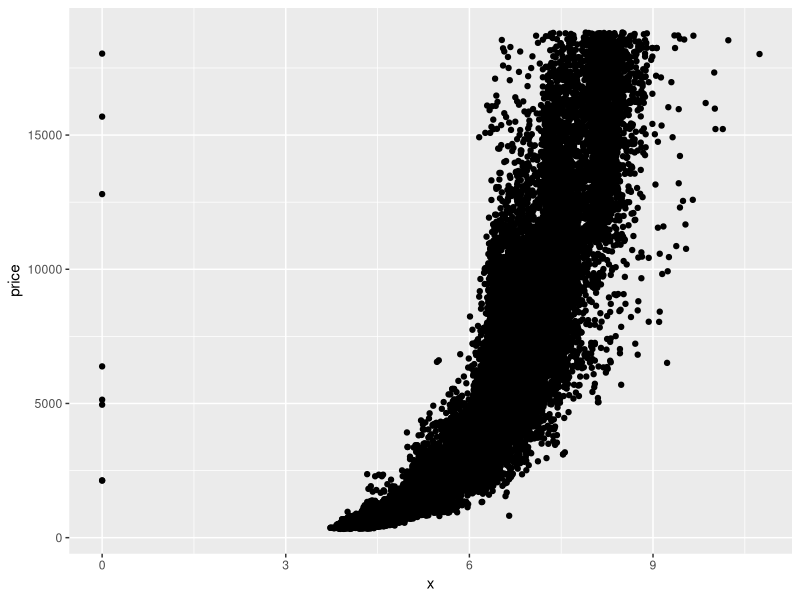
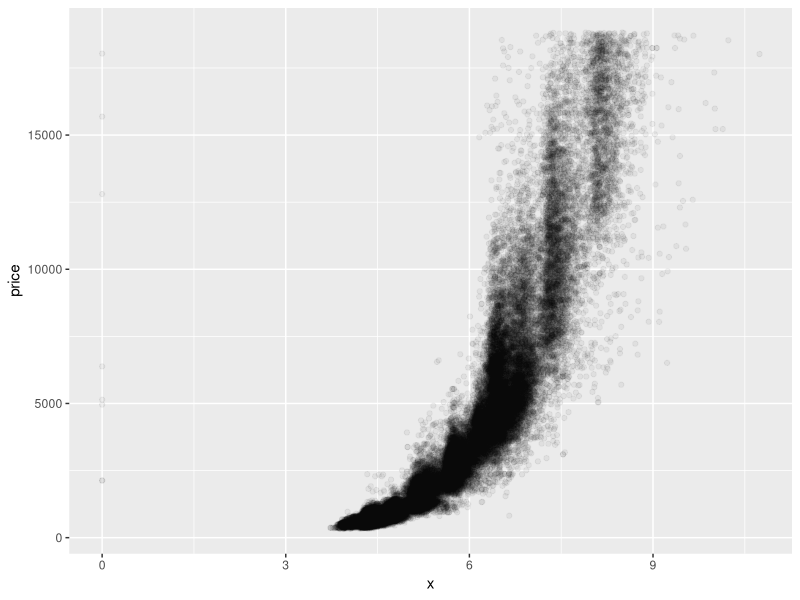
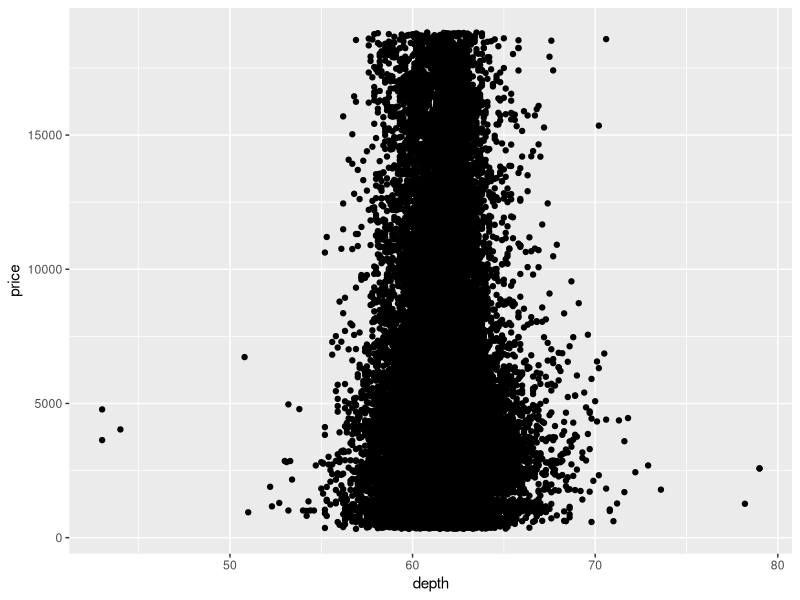
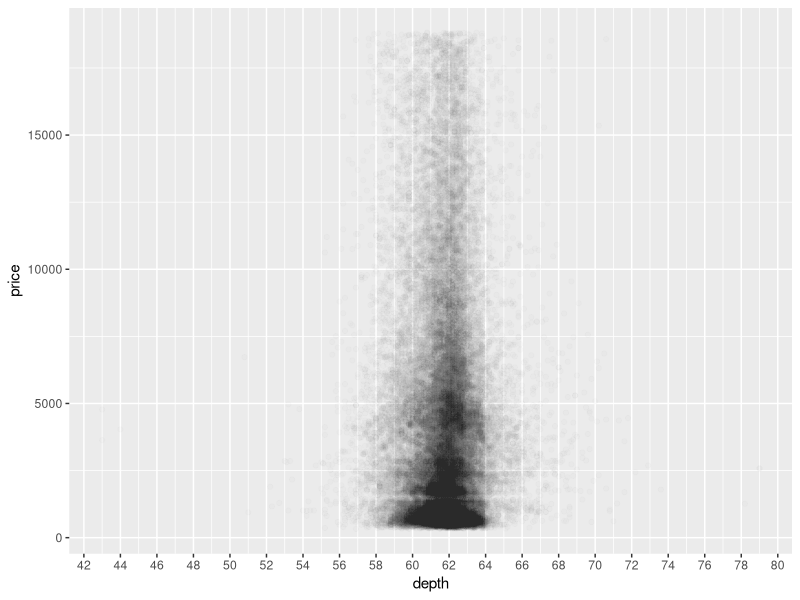

These figures' R source, in order:
## ---- chunk 1
library (tidyverse)

## ---- chunk 2
data(diamonds)
head(diamonds)
## ---- chunk 3
ggplot(diamonds) +
  geom_point(mapping = aes(x = x, y = price))

ggplot(diamonds) +
  geom_point(mapping = aes(x = x, y = price), alpha = 0.05)
## ---- chunk 4
with(diamonds, cor.test( price, x, method = "pearson"))
with(diamonds, cor.test( price, y, method = "pearson"))
with(diamonds, cor.test( price, z, method = "pearson"))

## ---- chunk 5

ggplot(diamonds) +
  geom_point(mapping = aes (x = depth, y = price))


## ---- chunk 6
ggplot(diamonds) +
  geom_point(mapping = aes (x = depth, y = price), alpha = 0.01) + 
    scale_x_continuous(breaks = seq(0,100, by = 2))
## ---- chunk 7
with(diamonds, cor.test(price, depth, method = "pearson"))
## ---- chunk 8

